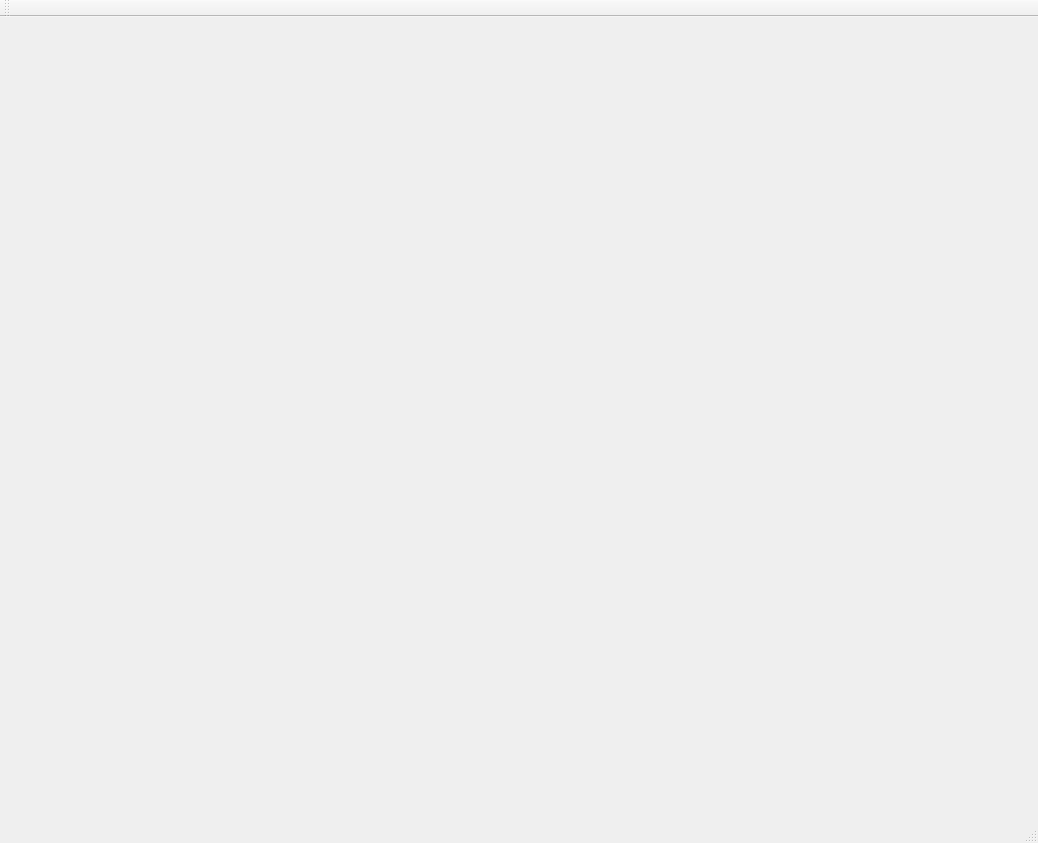
<?xml version="1.0" encoding="UTF-8"?>
<ui version="4.0">
 <class>Hydrophones</class>
 <widget class="QMainWindow" name="Hydrophones">
  <property name="geometry">
   <rect>
    <x>0</x>
    <y>0</y>
    <width>1038</width>
    <height>843</height>
   </rect>
  </property>
  <property name="windowTitle">
   <string>Hydrophones</string>
  </property>
  <widget class="QWidget" name="centralWidget">
   <widget class="QCustomPlot" name="tdata" native="true">
    <property name="geometry">
     <rect>
      <x>30</x>
      <y>30</y>
      <width>461</width>
      <height>311</height>
     </rect>
    </property>
   </widget>
   <widget class="QCustomPlot" name="fdata" native="true">
    <property name="geometry">
     <rect>
      <x>540</x>
      <y>30</y>
      <width>421</width>
      <height>311</height>
     </rect>
    </property>
   </widget>
   <widget class="QCustomPlot" name="segment" native="true">
    <property name="geometry">
     <rect>
      <x>30</x>
      <y>370</y>
      <width>421</width>
      <height>311</height>
     </rect>
    </property>
   </widget>
   <widget class="QCustomPlot" name="correlation" native="true">
    <property name="geometry">
     <rect>
      <x>520</x>
      <y>370</y>
      <width>421</width>
      <height>311</height>
     </rect>
    </property>
   </widget>
  </widget>
  <widget class="QMenuBar" name="menuBar">
   <property name="geometry">
    <rect>
     <x>0</x>
     <y>0</y>
     <width>1038</width>
     <height>19</height>
    </rect>
   </property>
  </widget>
  <widget class="QToolBar" name="mainToolBar">
   <attribute name="toolBarArea">
    <enum>TopToolBarArea</enum>
   </attribute>
   <attribute name="toolBarBreak">
    <bool>false</bool>
   </attribute>
  </widget>
  <widget class="QStatusBar" name="statusBar"/>
 </widget>
 <layoutdefault spacing="6" margin="11"/>
 <customwidgets>
  <customwidget>
   <class>QCustomPlot</class>
   <extends>QWidget</extends>
   <header>watchdog/qcustomplot.h</header>
  </customwidget>
 </customwidgets>
 <resources/>
 <connections/>
</ui>
